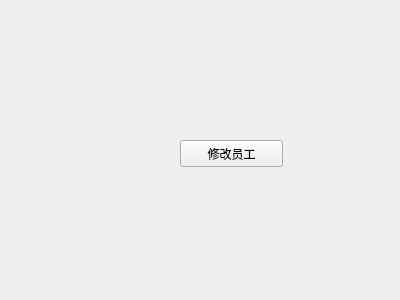
<?xml version="1.0" encoding="UTF-8"?>
<ui version="4.0">
 <class>Form</class>
 <widget class="QWidget" name="Form">
  <property name="geometry">
   <rect>
    <x>0</x>
    <y>0</y>
    <width>400</width>
    <height>300</height>
   </rect>
  </property>
  <property name="windowTitle">
   <string>Form</string>
  </property>
  <widget class="QPushButton" name="pushButton_3">
   <property name="geometry">
    <rect>
     <x>180</x>
     <y>140</y>
     <width>103</width>
     <height>27</height>
    </rect>
   </property>
   <property name="text">
    <string>修改员工</string>
   </property>
  </widget>
 </widget>
 <resources/>
 <connections/>
</ui>
